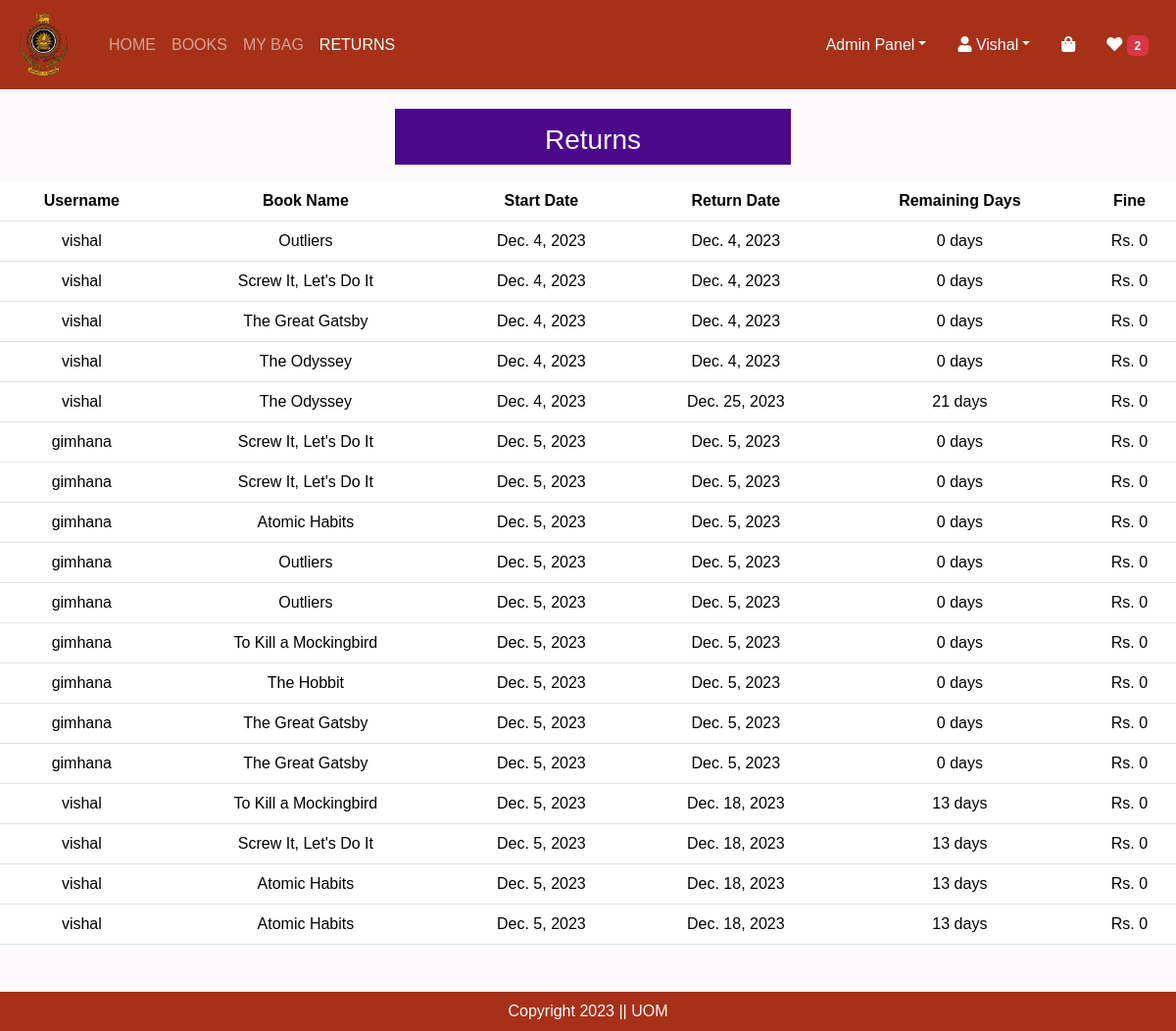
Page /adminreturns (signed in) on the committed database.
### lims_app/models.py (models this page shows, shortened)
class Orders(models.Model):
    user = models.ForeignKey(User, on_delete=models.CASCADE)
    book = models.ForeignKey(books, on_delete=models.CASCADE)
    order_date = models.DateField(default=timezone.now)
    return_date = models.DateField(default=timezone.now)
    return_status = models.CharField(max_length=50, choices=STATUS_CHOICES, default="Not Returned")

class books(models.Model):
    book_name = models.CharField(max_length=200)
    ISBN = models.CharField(max_length=13, unique=True)
    author = models.CharField(max_length=100)
    category = models.CharField(max_length=50)
    book_image = models.ImageField(upload_to='books/', null=True, blank=True)

### lims_app/views.py (the view)
# urls.py: path('adminreturns', adminreturns_tab),
@login_required
def adminreturns_tab(request):
    orders_table = Orders.objects.all()
    returnlist_books = Orders.objects.filter(user=request.user).values_list('book', flat=True)
    totalitem = 0
    wishitem = 0
    if request.user.is_authenticated:
        totalitem = len(mybag.objects.filter(user=request.user))
        wishitem = len(Wishlist.objects.filter(user=request.user))
    return render(request, "adminreturns.html", context={"current_tab": "returns","orders":orders_table,"totalitem": totalitem, 'wishitem': wishitem, 'returnlist_books': returnlist_books})

### lims_app/templates/adminreturns.html (shortened to what this page needs)
<!DOCTYPE html>
{% extends "index.html" %}
{% load static %}
{% block main_content %}
<html lang="en">
<head>
</head>
<body>
  <div class="container-flex text-center justify-content-center align-items-center" style="padding-top: 10px; margin-left: 10px; vertical-align: middle;">
    <div class="row justify-content-center align-items-center" style="margin-top: 10px; height: 50px;">
        <div class="col-md-4 text-light d-flex align-items-center justify-content-center" style="background-color: #4B088A; height: 35py px;">
            <h3 style="margin-top: 15px;">Returns</h3>
        </div>
    </div>
</div>
<br>
  <table class="table table-hover">
    <thead>
      <tr>
        <th>Username</th>
        <th>Book Name</th>
        <th>Start Date</th>
        <th>Return Date</th>
        <th>Remaining Days</th>
        <th>Fine</th>
      </tr>
    </thead>
    <tbody>
      {% for order in orders %}
        <tr>
          <td>{{ order.user.username }}</td>
          <td>{{ order.book.book_name }}</td>
          <td id="orderdate" class="orderdate">{{ order.order_date }}</td>
          <td id="returndate" class="returndate">{{ order.return_date }}</td>
          <td id="date_difference" class="datedifference"></td>
          <td id="fine" class="fine"></td>
      {% endfor %}
    </tbody>
  </table>
</body>
</html>
{% endblock %}

### lims_app/templates/index.html (shortened to what this page needs)
<!DOCTYPE html>
{% load static %}
<html lang="en">
<head>
    <link href="https://cdn.jsdelivr.net/npm/bootstrap@5.3.2/dist/css/bootstrap.min.css" rel="stylesheet">
  </head>
  <body>
    <link rel="stylesheet" href="https://cdnjs.cloudflare.com/ajax/libs/font-awesome/5.15.3/css/all.min.css">
    <nav class="navbar navbar-expand-lg navbar-dark" style="background-color: #A73118">
        <div class="container-fluid">
            <a class="navbar-brand" href="/home">
                <img src="{% static '/LIMS_LOGO.png' %} " alt="logo" height="65" style="margin-right: 10px;">
            </a>
            <div class="collapse navbar-collapse" id="navbarSupportedContent">
                <ul class="navbar-nav me-auto mb-2 mb-lg-0">
                    <li class="nav-item">
                        {% if current_tab == 'home' %}
                            <a class="nav-link active text-white" aria-current="page" href="/home" style="color:#A73118;">HOME</a>
                        {% else %}
                            <a class="nav-link" aria-current="page" href="/home">HOME</a>
                        {% endif %}
                    </li>
                    <li class="nav-item">
                        {% if current_tab == 'books' %}
                            <a class="nav-link active text-white" aria-current="page" href="/books" style="color:#A73118;">BOOKS</a>
                        {% else %}
                            <a class="nav-link" aria-current="page" href="/books">BOOKS</a>
                        {% endif %}
                    </li>
                    <li class="nav-item">
                        {% if current_tab == 'mybag' %}
                            <a class="nav-link active text-white" aria-current="page" href="{% url 'showbag' %}" style="color:#A73118;">MY BAG</a>
                        {% else %}
                            <a class="nav-link" aria-current="page" href="{% url 'showbag' %}">MY BAG</a>
                        {% endif %}
                    </li>
                    <li class="nav-item">
                        {% if current_tab == 'returns' %}
                            <a class="nav-link active text-white" aria-current="page" href="/returns" style="color:#A73118;">RETURNS</a>
                        {% else %}
                            <a class="nav-link tex-white" aria-current="page" href="/returns">RETURN</a>
                        {% endif %}
                    </li>
                </ul>
            </div>
            <ul class="navbar-nav me-auto mb-2 mb-lg-0">
                <li class="nav-item dropdown mx-2">
                    <a class="nav-link dropdown-toggle text-white" href="#" id="profileDropdown" role="button" data-bs-toggle="dropdown" aria-expanded="false">
                        <span class="text-capitalize">Admin Panel</span></a>
                </li>
                {% if request.user.is_authenticated %}
                <li class="nav-item dropdown mx-2">
                    <a class="nav-link dropdown-toggle text-white" href="#" id="profileDropdown" role="button" data-bs-toggle="dropdown" aria-expanded="false">
                        <i class="fa fa-user"></i>
                        <span class="text-capitalize">{{user.username}}</span></a>
                </li>
                <li class="nav-item mx-2">
                    <a href="{% url 'showbag' %}" class="nav-link text-white"><i class="fa fa-shopping-bag"></i>
                    </a>
                </li>
                <li class="nav-item mx-2">
                    <a href="{% url 'showwishlist' %}" class="nav-link text-white"><i class="fa fa-heart"></i>
                        <span class="badge bg-danger" id="wishitem">{% if wishitem > 0 %} {{wishitem}} {% endif %}</span>
                    </a>
                </li>
                {% endif %}
            </ul>
        </div>
    </nav>
    {% block main_content %}
    {% endblock %}
  </body>
<footer class="container-fluid text-center p-2 mt-5 text-white" style="background-color: #A73118">
  Copyright 2023 || UOM
</footer>
</html>

### lims_app/templates/adminreturns.html (style rules this page uses)
body { text-align: center; background-color: #fdfafd; font-family: Arial, sans-serif; }

### rows in the picture
Orders: user.username "vishal", book.book_name "Outliers", order_date "Dec. 4, 2023", return_date "Dec. 4, 2023"
Orders: user.username "vishal", book.book_name "Screw It, Let's Do It", order_date "Dec. 4, 2023", return_date "Dec. 4, 2023"
Orders: user.username "vishal", book.book_name "The Great Gatsby", order_date "Dec. 4, 2023", return_date "Dec. 4, 2023"
Orders: user.username "vishal", book.book_name "The Odyssey", order_date "Dec. 4, 2023", return_date "Dec. 4, 2023"
Orders: user.username "vishal", book.book_name "The Odyssey", order_date "Dec. 4, 2023", return_date "Dec. 25, 2023"
Orders: user.username "gimhana", book.book_name "Screw It, Let's Do It", order_date "Dec. 5, 2023", return_date "Dec. 5, 2023"
Orders: user.username "gimhana", book.book_name "Screw It, Let's Do It", order_date "Dec. 5, 2023", return_date "Dec. 5, 2023"
Orders: user.username "gimhana", book.book_name "Atomic Habits", order_date "Dec. 5, 2023", return_date "Dec. 5, 2023"
Orders: user.username "gimhana", book.book_name "Outliers", order_date "Dec. 5, 2023", return_date "Dec. 5, 2023"
Orders: user.username "gimhana", book.book_name "Outliers", order_date "Dec. 5, 2023", return_date "Dec. 5, 2023"
Orders: user.username "gimhana", book.book_name "To Kill a Mockingbird", order_date "Dec. 5, 2023", return_date "Dec. 5, 2023"
Orders: user.username "gimhana", book.book_name "The Hobbit", order_date "Dec. 5, 2023", return_date "Dec. 5, 2023"
Orders: user.username "gimhana", book.book_name "The Great Gatsby", order_date "Dec. 5, 2023", return_date "Dec. 5, 2023"
Orders: user.username "gimhana", book.book_name "The Great Gatsby", order_date "Dec. 5, 2023", return_date "Dec. 5, 2023"
Orders: user.username "vishal", book.book_name "To Kill a Mockingbird", order_date "Dec. 5, 2023", return_date "Dec. 18, 2023"
Orders: user.username "vishal", book.book_name "Screw It, Let's Do It", order_date "Dec. 5, 2023", return_date "Dec. 18, 2023"
Orders: user.username "vishal", book.book_name "Atomic Habits", order_date "Dec. 5, 2023", return_date "Dec. 18, 2023"
Orders: user.username "vishal", book.book_name "Atomic Habits", order_date "Dec. 5, 2023", return_date "Dec. 18, 2023"

### other values in the picture
{{ user.username }} "Vishal"
{{ wishitem }} "2"
